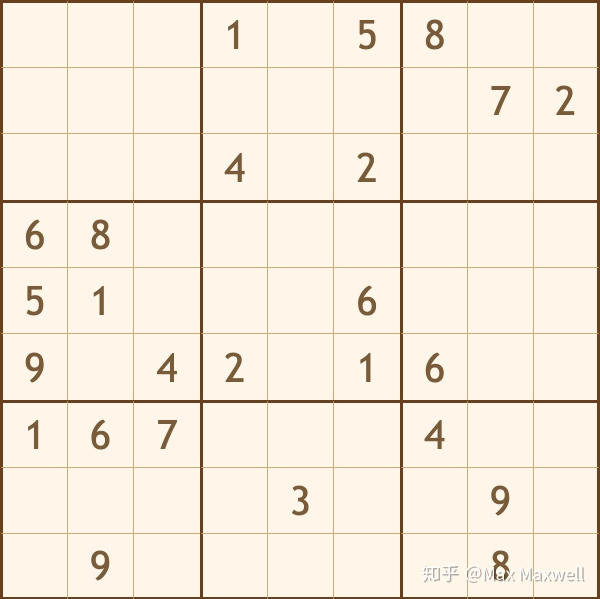
#> input picture demo/1.jpg, 1200 x 1198 px, found by its file name (shown at 1/2 size)
$ python img_cut.py
#> lines starting #> are read from the running program, lines starting #| are printed output that depends on the picture
"""将数组图片分成九宫格"""
import matplotlib.pyplot as plt
from scipy import signal
import numpy as np
import copy as cp
import random
import cv2
import collections
from tools.unites import show


def img_cut(img, m=9, n=9):  # 分割成m行n列
    m += 1
    n += 1
    h, w = img.shape[0], img.shape[1]
    grid_h = int(h * 1.0 / (m - 1) + 0.5)  # 每个网格的高
    grid_w = int(w * 1.0 / (n - 1) + 0.5)  # 每个网格的宽

    # 满足整除关系时的高、宽
    h = grid_h * (m - 1)
    w = grid_w * (n - 1)

    # 图像缩放
    img_re = cv2.resize(img, (w, h),
                        cv2.INTER_LINEAR)  # 也可以用img_re=skimage.transform.resize(imgs, (h,w)).astype(np.uint8)
    plt.imshow(img_re)
    gx, gy = np.meshgrid(np.linspace(0, w, n), np.linspace(0, h, m))
    gx = gx.astype(np.int16)
    gy = gy.astype(np.int16)

    divide_image = np.zeros([m - 1, n - 1, grid_h, grid_w, 3],
                            np.uint8)  # 这是一个五维的张量，前面两维表示分块后图像的位置（第m行，第n列），后面三维表示每个分块后的图像信息

    for i in range(m - 1):
        for j in range(n - 1):
            divide_image[i, j, ...] = img_re[
                                      gy[i][j]:gy[i + 1][j + 1], gx[i][j]:gx[i + 1][j + 1], :]
    img_list = []
    m, n = divide_image.shape[0], divide_image.shape[1]
    for i in range(m):
        for j in range(n):
            img = divide_image[i, j, :]
            img_list.append(img)

    return img_list


# 显示图片
def display_blocks(divide_image, m=9, n=9):
    plt.figure(1)
    # print(len(divide_image))
    for i in range(m):
        for j in range(n):
            plt.subplot(m, n, i * n + j + 1)
            plt.imshow(divide_image[i * n + j])
            plt.axis('off')
            # plt.show()
    plt.show()


if __name__ == '__main__':
    img = cv2.imread(r"../imgs/1.jpg")
#> img is the input picture: shape (1198, 1200, 3); mean B, G, R 220.2, 234.2, 245.8
    img = cv2.cvtColor(img, cv2.COLOR_BGR2RGB)

    # [5 lines of commented-out code are left out]

    m = 9
    n = 9
    divide_image2 = img_cut(img, m, n)  # 该函数中m+1和n+1表示网格点个数，m和n分别表示分块的块数
#> in img_cut, `img_re = cv2.resize(img, (w, h), cv2.INTER_LINEAR)`:
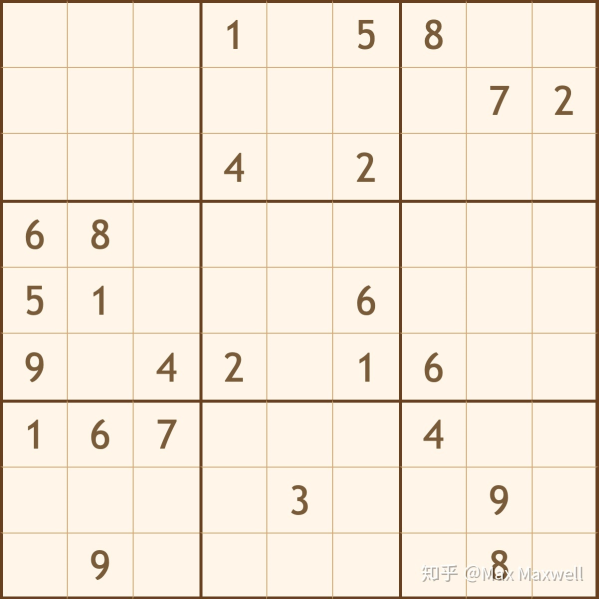
#> img_re: shape (1197, 1197, 3) (shown at 1/2 size); mean R, G, B 245.8, 234.2, 220.2
#> after the loop in img_cut, `for i in range(m):`: img_list = 81 items
#> divide_image2 = 81 items
    display_blocks(divide_image2)
#> in display_blocks, `plt.show()`:
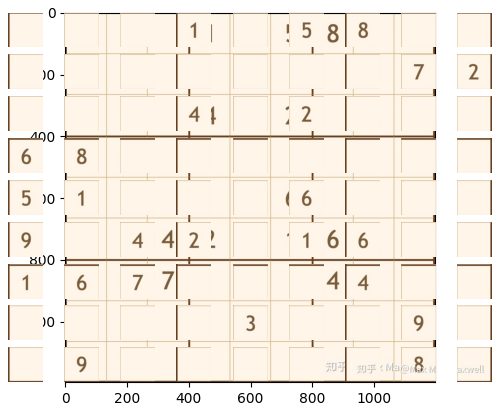
#> figure drawn by matplotlib, 82 panels
    # fig3 = plt.figure('分块后的子图像:图像缩放法')
    # for i in divide_image2:
    #     show('i',i)

$ run again, with demo/11.jpg copied over demo/1.jpg
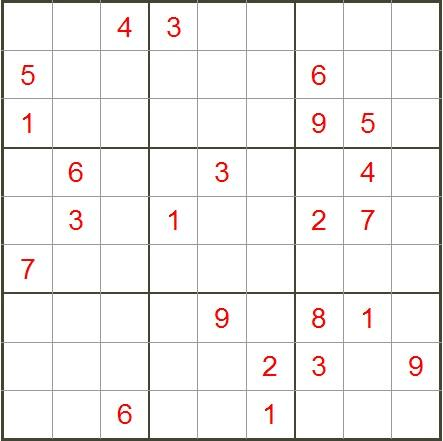
#> input picture demo/11.jpg, 443 x 441 px, found by its file name
#> img is the input picture: shape (441, 443, 3); mean B, G, R 239.8, 240.8, 242.5
#> in img_cut, `img_re = cv2.resize(img, (w, h), cv2.INTER_LINEAR)`:
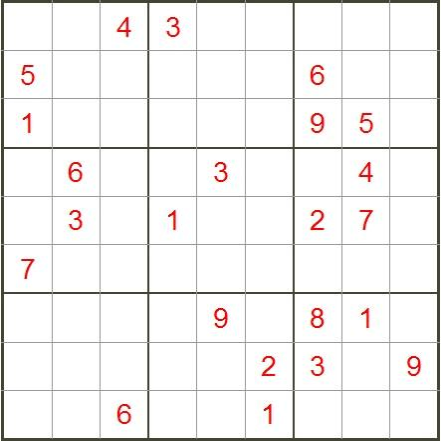
#> img_re: shape (441, 441, 3); mean R, G, B 242.5, 240.8, 239.8
#> after the loop in img_cut, `for i in range(m):`: img_list = 81 items

$ run again, with demo/3.jpg copied over demo/1.jpg
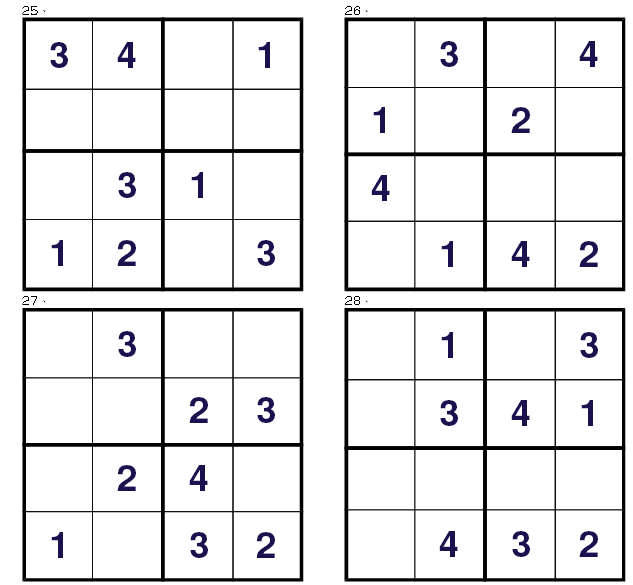
#> input picture demo/3.jpg, 633 x 585 px, found by its file name
#> img is the input picture: shape (585, 633, 3); mean B, G, R 231.7, 230.5, 230.7
#> in img_cut, `img_re = cv2.resize(img, (w, h), cv2.INTER_LINEAR)`:
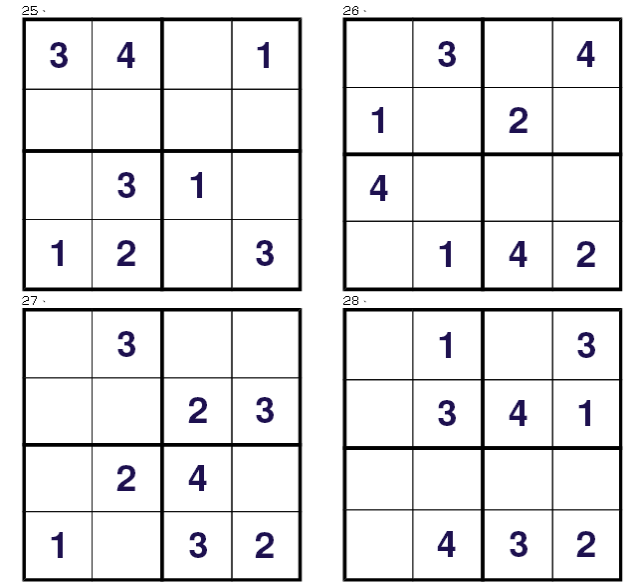
#> img_re: shape (585, 630, 3); mean R, G, B 230.7, 230.5, 231.7
#> after the loop in img_cut, `for i in range(m):`: img_list = 81 items

$ run again, with demo/7.jpg copied over demo/1.jpg
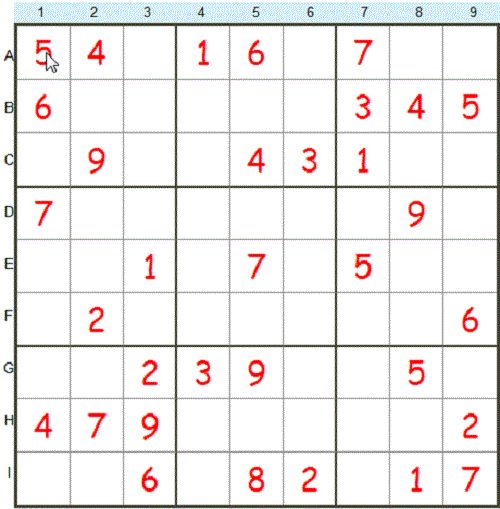
#> input picture demo/7.jpg, 500 x 509 px, found by its file name
#> img is the input picture: shape (509, 500, 3); mean B, G, R 237.5, 237.7, 241.7
#> in img_cut, `img_re = cv2.resize(img, (w, h), cv2.INTER_LINEAR)`:
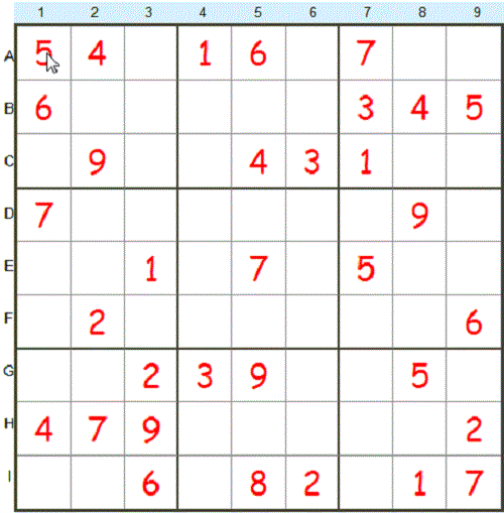
#> img_re: shape (513, 504, 3); mean R, G, B 241.7, 237.7, 237.5
#> after the loop in img_cut, `for i in range(m):`: img_list = 81 items
